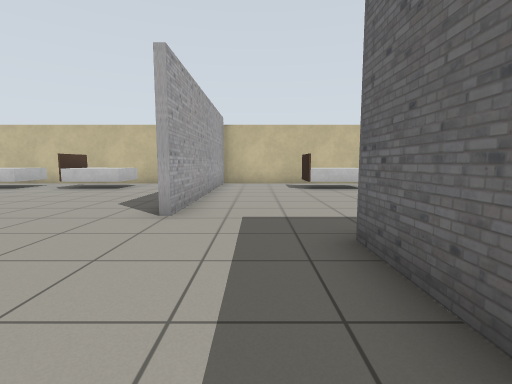
view 1 (above)

16 first-person views from a walk through a world built for the Gazebo simulator. The camera is 0.9 m above the floor, tilts 6° down and sees 85° across. The floor is counted in squares, 1 m on a side. Each view is taken from the middle of a square. On the plan, view 1 faces up. The plan holds only what a view shows up to about 11 squares ahead; the rest is blank. Some stock models are drawn as simple stand-ins. Some surface patterns are stand-ins.

view 2
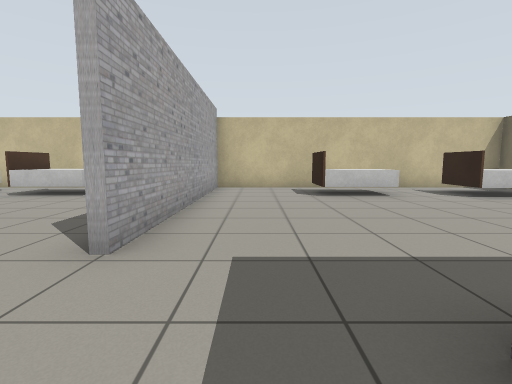

view 3
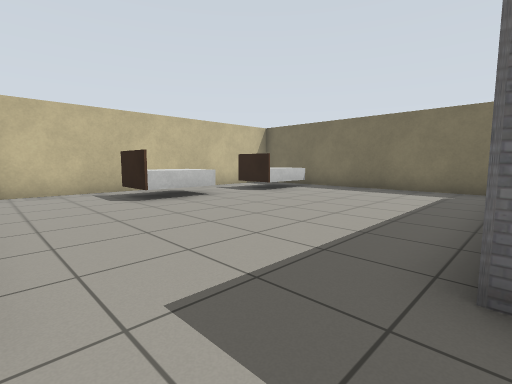

view 4
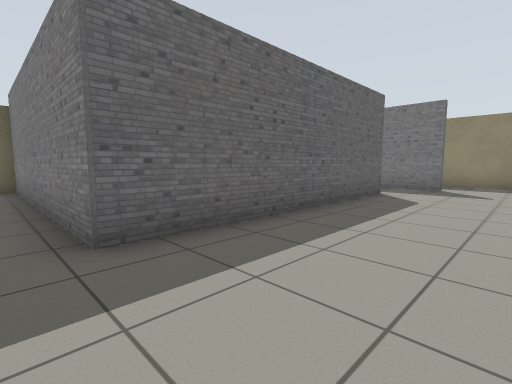

view 5
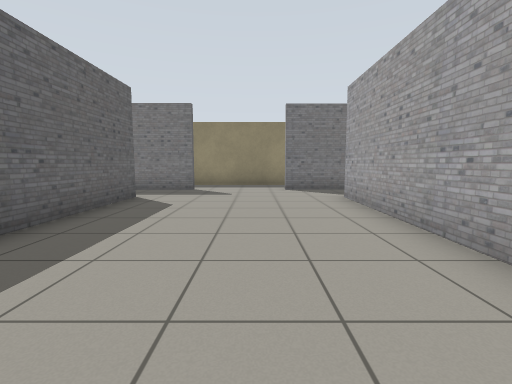

view 6
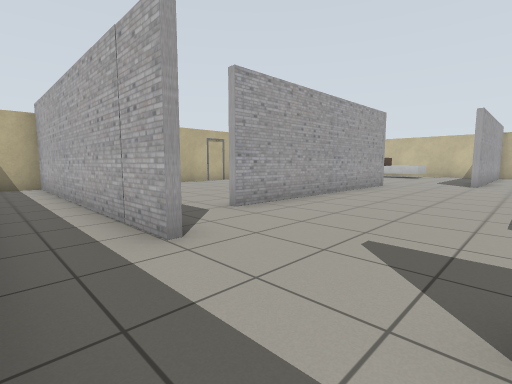

view 7
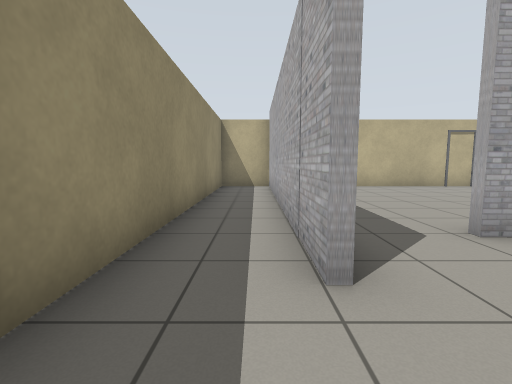

view 8
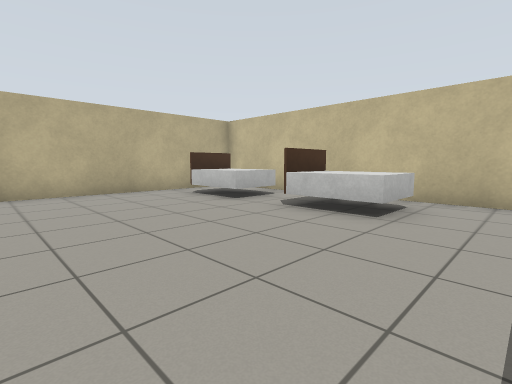

view 9
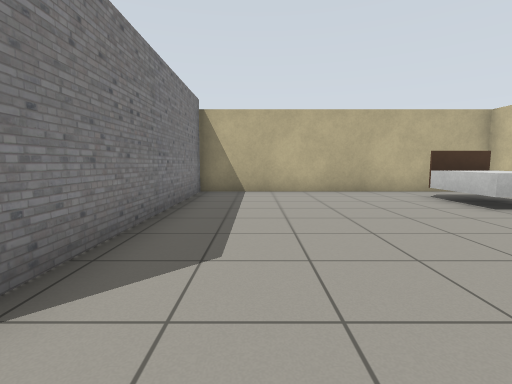

view 10
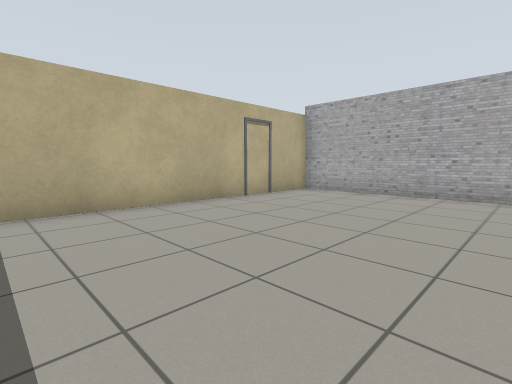

view 11
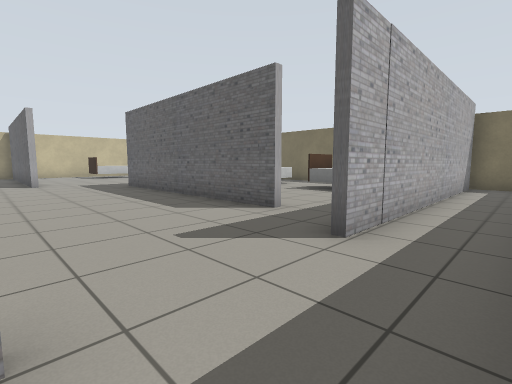

view 12
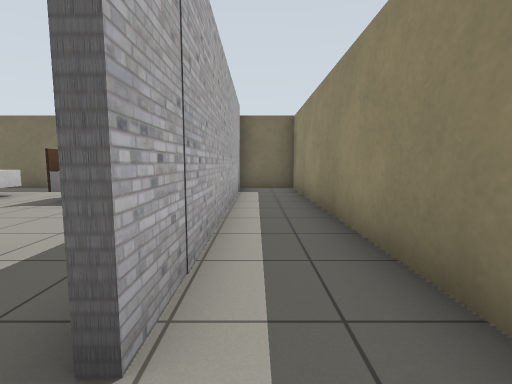

view 13
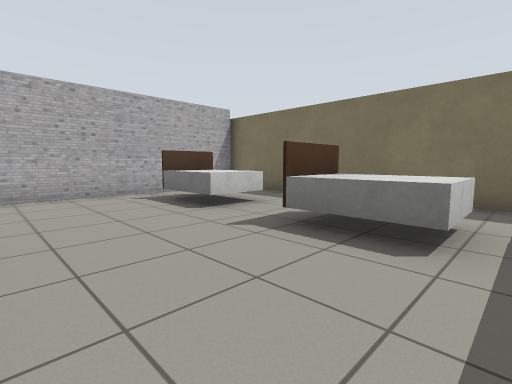

view 14
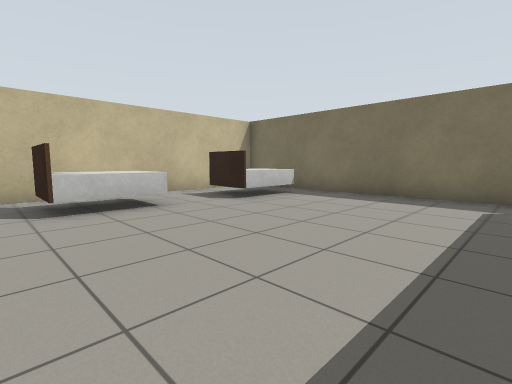

view 15
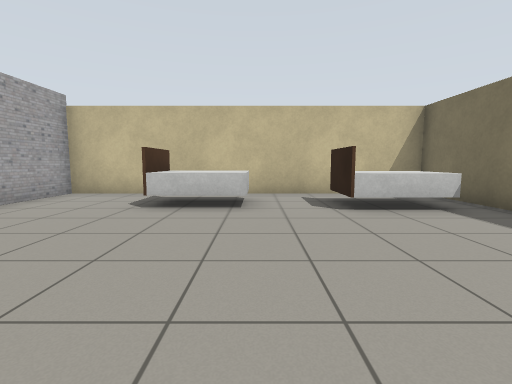

view 16
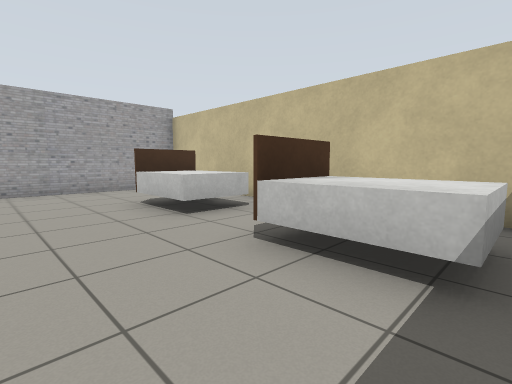

### Floor plan
Ten units are one square. View 1 is at (0, 0); x grows to the right and y downward. Boxes are objects, and circles mark ways between rooms. Rooms are numbered by the first view taken in them; rooms with no view inside come last. Other rooms are left out.
<svg viewBox="-140 -126 233 214">
<path fill="none" stroke="#000" d="M-29 64 -117 64 -117 83 88 83 88 64 0 64M0 63 20 63M12 44 12 -33M-50 63 -29 63M-42 -24 -43 44M-42 -34 -42 -24M-16 -46 -16 -64M-33 -121 -117 -121 -117 -33 -48 -33M-62 -31 -117 -31 -117 49M88 47 88 -30M88 -31 22 -31M12 -33 88 -33M88 -30 88 -121 -14 -121 -14 -46"/>
<rect x="-105" y="-115" width="30" height="20" fill="#bbb"><title>bed</title></rect>
<rect x="-65" y="-115" width="20" height="20" fill="#bbb"><title>bed</title></rect>
<rect x="-135" y="-5" width="20" height="10" fill="#bbb"><title>door leaf</title></rect>
<rect x="45" y="25" width="20" height="20" fill="#bbb"><title>bed</title></rect>
<rect x="55" y="-15" width="20" height="20" fill="#bbb"><title>bed</title></rect>
<rect x="15" y="-115" width="30" height="20" fill="#bbb"><title>bed</title></rect>
<rect x="55" y="-105" width="30" height="20" fill="#bbb"><title>bed</title></rect>
<circle cx="-30" cy="-35" r="3" fill="#2a7"/>
<circle cx="-40" cy="50" r="3" fill="#2a7"/>
<circle cx="10" cy="50" r="3" fill="#2a7"/>
<circle cx="-5" cy="-40" r="3" fill="#2a7"/>
<text x="-20" y="40">1</text>
<text x="-70" y="-70">2</text>
<text x="-80" y="10">3</text>
<text x="50" y="10">4</text>
<text x="30" y="-80">5</text>
</svg>
Room 1 opens to room 2. Room 1 opens to room 3. Room 1 opens to room 4. Room 1 opens to room 5.

Where each view was taken, in squares from view 1:
view 1: 0 up, 0 right, facing up
view 2: 2 up, 0 right, facing up
view 3: 3 up, 1 left, facing up-right
view 4: 4 up, 2 left, facing down-right
view 5: 3 up, 2 left, facing down
view 6: 8 down, 0 right, facing up-left
view 7: 7 down, 1 left, facing left
view 8: 5 up, 3 left, facing up-left
view 9: 5 up, 3 left, facing left
view 10: 5 down, 6 left, facing up-left
view 11: 8 down, 3 left, facing up-right
view 12: 7 down, 1 left, facing right
view 13: 5 down, 2 right, facing up-right
view 14: 4 up, 1 right, facing up-right
view 15: 4 up, 4 right, facing up
view 16: 7 up, 8 right, facing up-left
